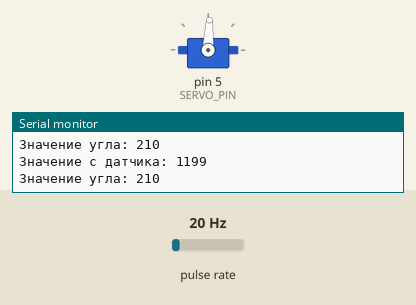
A sketch run on a simulated Arduino Uno, built with avr-gcc and run on an emulated ATmega328P. Parts: servo, the last lines printed to the serial monitor. Wiring (inferred from the names in the program): pulse sensor: data pin 2. The test bench sets the inputs (shaded band); at power-on: pulse rate 20 Hz.

Above: at 1.2 s.
1.3 s: pulse rate (sensor on pin 2) set to 4 Hz
At 4.1 s:
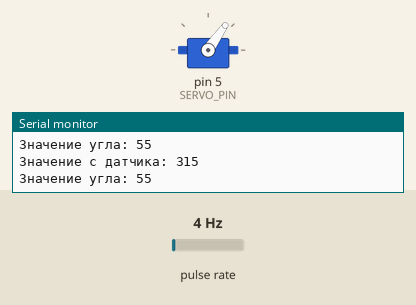
4.3 s: pulse rate (sensor on pin 2) set to 50 Hz
At 6.4 s:
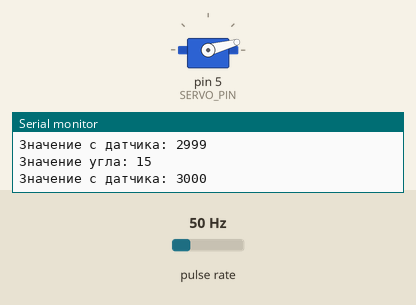
6.7 s: pulse rate (sensor on pin 2) set to 182 Hz
At 9.0 s:
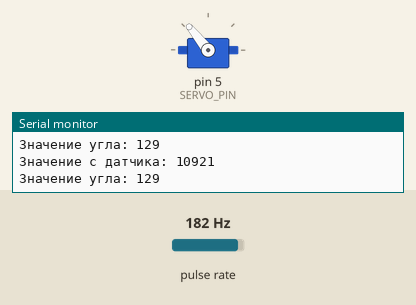
9.7 s: pulse rate (sensor on pin 2) set to 178 Hz
Timing chart, 0 to 12.7 s (numbered marks = the images above; inputs shaded):
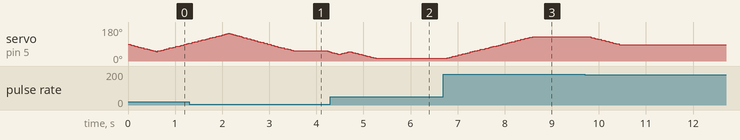

Measured:
- after the input at 6.7 s, servo on pin 5 (SERVO_PIN): moves from 15° to 129° over 1.8 s, starting after 0.08 s
- by itself, servo on pin 5 (SERVO_PIN): rises from 93° to 146° in 0.81 s, then falls to 49° in 2.2 s

The sketch:

sketch_nov28b.ino
```cpp
// ======================= НАСТРОЙКИ =======================


#define SENSOR_PIN 2  // пин подключения датчика

#define SENSOR_VALUE_MIN 0     // минимальное показание датчика
#define SENSOR_VALUE_MAX 1023  // макимальное показание датчика

#define SERVO_PIN 5  // пин для подключения сервопривода

#define SERVO_SPEED 80  // скорость сервопривода (град/сек)
#define SERVO_ACCEL 1   // скорость ускорения/торможения

#define SERVO_ANGLE_MIN 0    // минимальный угол сервопривода
#define SERVO_ANGLE_MAX 180  // максимальный угол сервопривода

#define MODE 1  // режимы работы (1, 2, 3)


// ==========================================================


#include <ServoSmooth.h>
ServoSmooth servo;  // объявляем объект класса ServoSmooth

#include "Tacho.h"
Tachometer tacho;        // объявляем объект класса Tacho


void setup() {

  Serial.begin(9600);
  Serial.println("Начало работы");

  servo.attach(SERVO_PIN);

  servo.setSpeed(SERVO_SPEED);  // ограничить скорость
  servo.setAccel(SERVO_ACCEL);  // установить ускорение (разгон и торможение)

  servo.setTargetDeg(0);

  attachInterrupt(0, sensor, RISING);  //подключить прерывание на 2 пин при повышении сигнала
}


void loop() {
  servo.tick();

  static int value = 0;
  static byte angle = 0;  // переменная для угла сервопривода

  Serial.print("Значение с датчика: ");
  Serial.println(value);

  if (MODE == 1) {
    value = tacho.getRPM();
  } else if (MODE == 2) {
    value = tacho.getHz();
  } else if (MODE == 3) {
    value = tacho.getUs();
  }

  angle = map(value, SENSOR_VALUE_MIN, SENSOR_VALUE_MAX, SERVO_ANGLE_MIN, SERVO_ANGLE_MAX);
  /*
  Преобразуем значение получаемое с датчика в значение угла сервопривода
  с помощью функции map()
  */

  Serial.print("Значение угла: ");
  Serial.println(angle);

  servo.setTargetDeg(angle);  //устанавливаем угол на сервоприводе
}


void sensor() {
  tacho.tick();
}
```

Tacho.h
```cpp
#ifndef _Tachometer_h
#define _Tachometer_h
#include <Arduino.h>

class Tachometer {
public:
    // тикер - вызывать в прерывании по фронту
    void tick() {
        if (ticks <= window) {
            if (!ticks) tmr = micros();
            if (ticks == window) tmr = micros() - tmr;
            ticks++;
        }
    }

    // установка количества тиков для счёта времени (по умолч 10)
    void setWindow(uint8_t nwindow) {
        window = nwindow;
        ticks = 0;
    }

    // таймаут прерываний (мс), после которого считается что вращение прекратилось (по умолч 1000)
    void setTimeout(uint16_t ntout) {
        tout = ntout;
    }

    // получить обороты в минуту
    uint32_t getRPM() {
        return getTime() ? (60000000ul / prd) : 0;
    }

    // получить частоту в герцах
    float getHz() {
        return getTime() ? (1000000.0 / prd) : 0;
    }

    // получить период в мкс
    uint32_t getUs() {
        return getTime() ? prd : 0;
    }

private:
    bool getTime() {
        if (ticks > window) {
            tmrMs = millis();
            prd = (uint32_t)tmr / window;
            ticks = 0;
        }
        return (millis() - tmrMs < tout && prd);
    }

    volatile uint32_t tmr;
    volatile uint8_t ticks = 0;

    uint8_t window = 10;
    uint32_t tmrMs = millis();
    uint32_t prd = 0;
    uint16_t tout = 1000;
};
#endif
```
